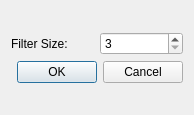
<?xml version="1.0" encoding="UTF-8"?>
<ui version="4.0">
 <class>DialogMinimumFilter</class>
 <widget class="QDialog" name="DialogMinimumFilter">
  <property name="geometry">
   <rect>
    <x>0</x>
    <y>0</y>
    <width>194</width>
    <height>115</height>
   </rect>
  </property>
  <property name="windowTitle">
   <string>Minimum Filter Setting</string>
  </property>
  <layout class="QVBoxLayout" name="verticalLayout">
   <item>
    <layout class="QGridLayout" name="gridLayout">
     <item row="0" column="0">
      <widget class="QLabel" name="label">
       <property name="text">
        <string>Filter Size: </string>
       </property>
      </widget>
     </item>
     <item row="0" column="1">
      <widget class="QSpinBox" name="spinBoxFilterSize">
       <property name="minimum">
        <number>3</number>
       </property>
       <property name="maximum">
        <number>11</number>
       </property>
       <property name="singleStep">
        <number>2</number>
       </property>
      </widget>
     </item>
     <item row="1" column="0" colspan="2">
      <widget class="QDialogButtonBox" name="buttonBox">
       <property name="orientation">
        <enum>Qt::Horizontal</enum>
       </property>
       <property name="standardButtons">
        <set>QDialogButtonBox::Cancel|QDialogButtonBox::Ok</set>
       </property>
      </widget>
     </item>
    </layout>
   </item>
  </layout>
 </widget>
 <resources/>
 <connections>
  <connection>
   <sender>buttonBox</sender>
   <signal>accepted()</signal>
   <receiver>DialogMinimumFilter</receiver>
   <slot>accept()</slot>
   <hints>
    <hint type="sourcelabel">
     <x>248</x>
     <y>254</y>
    </hint>
    <hint type="destinationlabel">
     <x>157</x>
     <y>274</y>
    </hint>
   </hints>
  </connection>
  <connection>
   <sender>buttonBox</sender>
   <signal>rejected()</signal>
   <receiver>DialogMinimumFilter</receiver>
   <slot>reject()</slot>
   <hints>
    <hint type="sourcelabel">
     <x>316</x>
     <y>260</y>
    </hint>
    <hint type="destinationlabel">
     <x>286</x>
     <y>274</y>
    </hint>
   </hints>
  </connection>
 </connections>
</ui>
